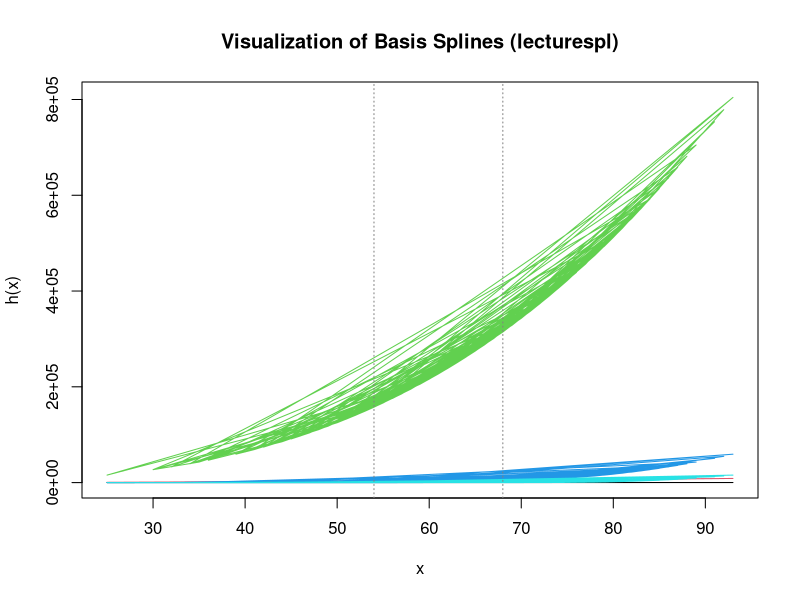
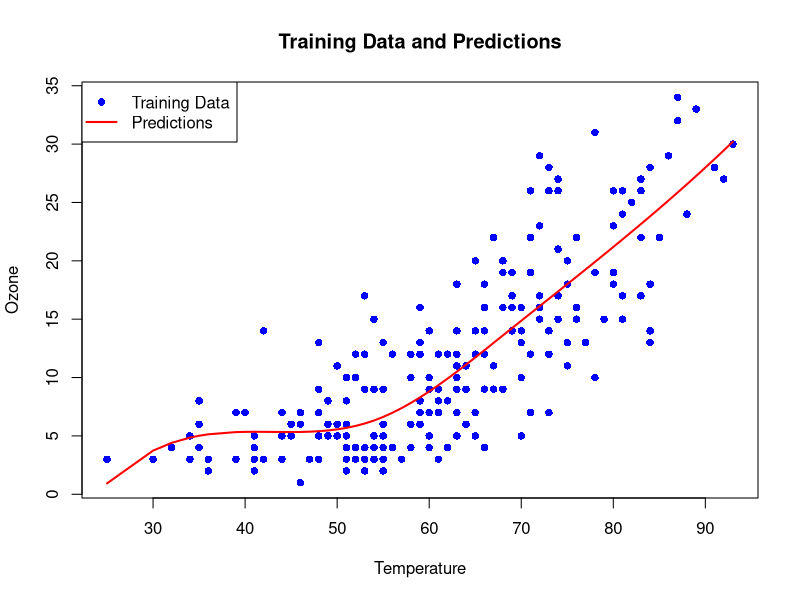
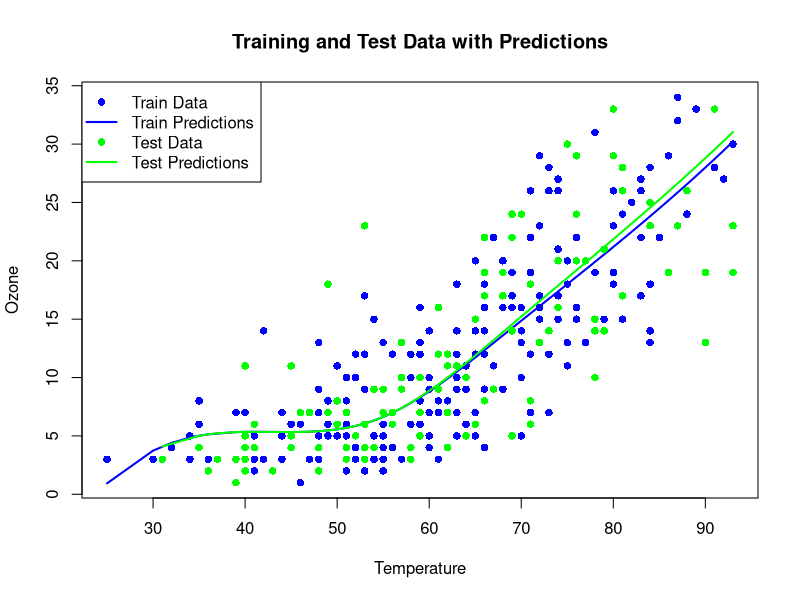
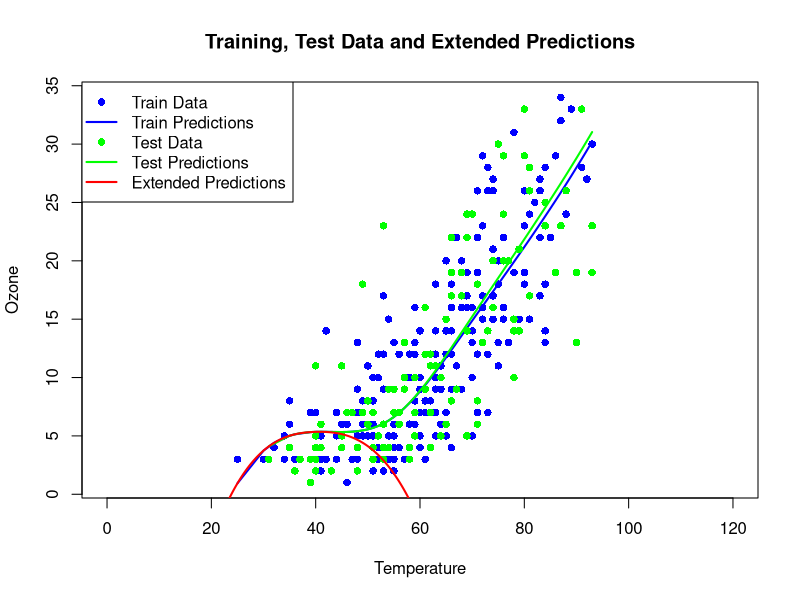
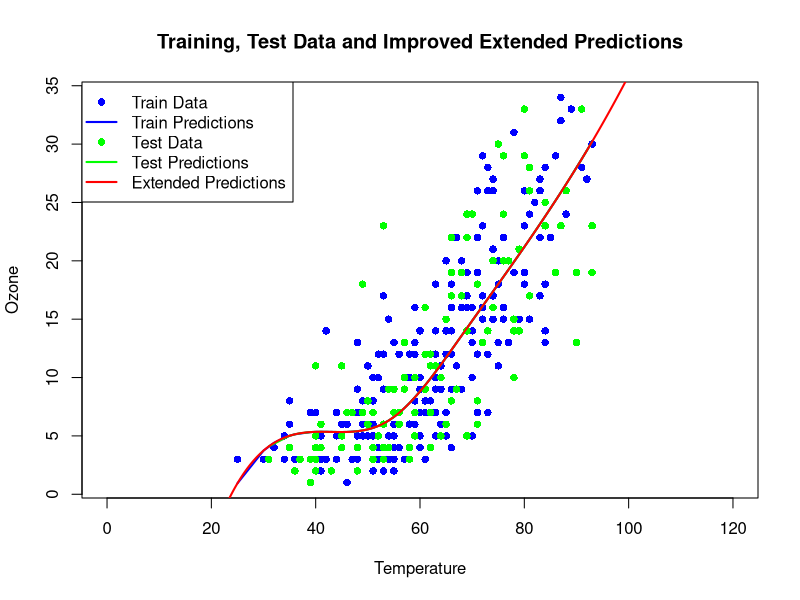
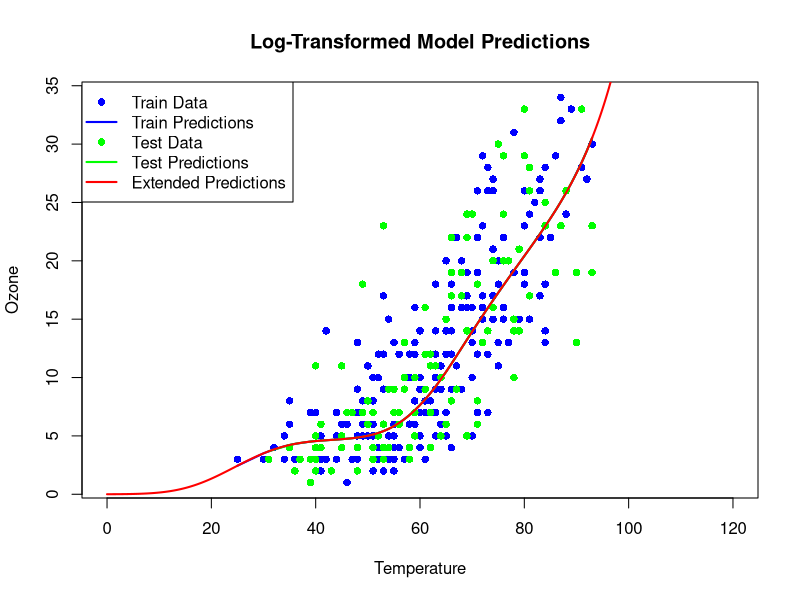

Recreate these plots in R, in order.
## ---- chunk 1
knitr::opts_chunk$set(echo = TRUE)
set.seed(12122371)
if (!require("gclus")) {
  install.packages("gclus")
}
library(gclus)
## ---- chunk 2
data(ozone)
n <- nrow(ozone)
train_indices <- sample(1:n, size = floor(2 * n / 3))

train_set <- ozone[train_indices, c("Ozone", "Temp")]
test_set <- ozone[-train_indices, c("Ozone", "Temp")]
## ---- chunk 3
lecturespl <- function(x, nknots=2, M=4){
  # nknots ... number of knots -> placed at regular quantiles
  # M ... M-1 is the degree of the polynomial
  n <- length(x)
  # X will not get an intercept column
  X <- matrix(NA,nrow=n,ncol=(M-1)+nknots)
  for (i in 1:(M-1)){ X[,i] <- x^i }
    # now the basis functions for the constraints:
    quant <- seq(0,1,1/(nknots+1))[c(2:(nknots+1))]
    qu <- quantile(x,quant)
    for (i in M:(M+nknots-1)){
      X[,i] <- ifelse(x-qu[i-M+1]<0,0,(x-qu[i-M+1])^(M-1))
    }
  list(X=X,quantiles=quant,xquantiles=qu)
}
## ---- chunk 4
plotspl <- function(splobj,...){
  matplot(splobj$x,splobj$X,type="l",lty=1, xlab="x",ylab="h(x)",...)
  abline(v=splobj$xquantiles,lty=3,col=gray(0.5))
}
## ---- chunk 5
x_train <- train_set[, "Temp"]

splobj <- lecturespl(x = x_train, nknots = 2, M = 4)

splobj$x <- x_train
plotspl(splobj, main = "Visualization of Basis Splines (lecturespl)")
## ---- chunk 6
response <- train_set[, "Ozone"]
temperature <- train_set[, "Temp"]

splobj <- lecturespl(x = temperature, nknots = 2, M = 4)

basis_data <- as.data.frame(splobj$X)
colnames(basis_data) <- paste0("H", 1:ncol(basis_data))
lm_model <- lm(response ~ ., data = basis_data)

predictions <- predict(lm_model)

sorted_indices <- order(temperature)
sorted_temp <- temperature[sorted_indices]
sorted_response <- response[sorted_indices]
sorted_predictions <- predictions[sorted_indices]

plot(sorted_temp, sorted_response, pch = 16, col = "blue", 
     xlab = "Temperature", ylab = "Ozone",
     main = "Training Data and Predictions")
lines(sorted_temp, sorted_predictions, col = "red", lwd = 2)
legend("topleft", legend = c("Training Data", "Predictions"),
       col = c("blue", "red"), pch = c(16, NA), lty = c(NA, 1), lwd = 2)

## ---- chunk 7
test_temperature <- test_set[, "Temp"]
test_response <- test_set[, "Ozone"]

test_splobj <- lecturespl(x = test_temperature, nknots = 2, M = 4)
test_basis_data <- as.data.frame(test_splobj$X)
colnames(test_basis_data) <- paste0("H", 1:ncol(test_basis_data))

train_predictions <- predict(lm_model)
test_predictions <- predict(lm_model, newdata = test_basis_data)

train_sorted_indices <- order(temperature)
sorted_train_temp <- temperature[train_sorted_indices]
sorted_train_response <- response[train_sorted_indices]
sorted_train_predictions <- train_predictions[train_sorted_indices]

test_sorted_indices <- order(test_temperature)
sorted_test_temp <- test_temperature[test_sorted_indices]
sorted_test_response <- test_response[test_sorted_indices]
sorted_test_predictions <- test_predictions[test_sorted_indices]

plot(sorted_train_temp, sorted_train_response, pch = 16, col = "blue",
     xlab = "Temperature", ylab = "Ozone", main = "Training and Test Data with Predictions")
lines(sorted_train_temp, sorted_train_predictions, col = "blue", lwd = 2)

points(sorted_test_temp, sorted_test_response, pch = 16, col = "green")
lines(sorted_test_temp, sorted_test_predictions, col = "green", lwd = 2)

legend("topleft", legend = c("Train Data", "Train Predictions", "Test Data", "Test Predictions"),
       col = c("blue", "blue", "green", "green"),
       pch = c(16, NA, 16, NA), lty = c(NA, 1, NA, 1), lwd = 2)

## ---- chunk 8
new_temperature <- seq(0, 120, length.out = 500)

new_splobj <- lecturespl(x = new_temperature, nknots = 2, M = 4)
new_basis_data <- as.data.frame(new_splobj$X)
colnames(new_basis_data) <- paste0("H", 1:ncol(new_basis_data))

new_predictions <- predict(lm_model, newdata = new_basis_data)

plot(sorted_train_temp, sorted_train_response, pch = 16, col = "blue",
     xlab = "Temperature", ylab = "Ozone", xlim = c(0, 120), 
     main = "Training, Test Data and Extended Predictions")
lines(sorted_train_temp, sorted_train_predictions, col = "blue", lwd = 2)

points(sorted_test_temp, sorted_test_response, pch = 16, col = "green")
lines(sorted_test_temp, sorted_test_predictions, col = "green", lwd = 2)

lines(new_temperature, new_predictions, col = "red", lwd = 2)

legend("topleft", legend = c("Train Data", "Train Predictions", "Test Data", "Test Predictions", "Extended Predictions"),
       col = c("blue", "blue", "green", "green", "red"),
       pch = c(16, NA, 16, NA, NA), lty = c(NA, 1, NA, 1, 1), lwd = 2)

## ---- chunk 9
lecturespl_fixed <- function(x, knots = NULL, M = 4) {
  n <- length(x)
  nknots <- if (is.null(knots)) 2 else length(knots)
  
  X <- matrix(NA, nrow = n, ncol = (M - 1) + nknots)
  for (i in 1:(M - 1)) {
    X[, i] <- x^i
  }
  
  if (is.null(knots)) {
    quant <- seq(0, 1, 1 / (nknots + 1))[c(2:(nknots + 1))]
    knots <- quantile(x, quant)
  }
  
  for (i in M:(M + nknots - 1)) {
    X[, i] <- ifelse(x - knots[i - M + 1] < 0, 0, (x - knots[i - M + 1])^(M - 1))
  }
  list(X = X, knots = knots)
}
## ---- chunk 10
train_splobj <- lecturespl_fixed(x = temperature, knots = NULL, M = 4)
train_basis_data <- as.data.frame(train_splobj$X)
colnames(train_basis_data) <- paste0("H", 1:ncol(train_basis_data))

lm_model <- lm(response ~ ., data = train_basis_data)


test_splobj <- lecturespl_fixed(x = test_temperature, knots = train_splobj$knots, M = 4)
test_basis_data <- as.data.frame(test_splobj$X)
colnames(test_basis_data) <- paste0("H", 1:ncol(test_basis_data))

new_splobj <- lecturespl_fixed(x = new_temperature, knots = train_splobj$knots, M = 4)
new_basis_data <- as.data.frame(new_splobj$X)
colnames(new_basis_data) <- paste0("H", 1:ncol(new_basis_data))

train_predictions <- predict(lm_model)
test_predictions <- predict(lm_model, newdata = test_basis_data)
new_predictions <- predict(lm_model, newdata = new_basis_data)


train_sorted_indices <- order(temperature)
sorted_train_temp <- temperature[train_sorted_indices]
sorted_train_response <- response[train_sorted_indices]
sorted_train_predictions <- train_predictions[train_sorted_indices]

test_sorted_indices <- order(test_temperature)
sorted_test_temp <- test_temperature[test_sorted_indices]
sorted_test_response <- test_response[test_sorted_indices]
sorted_test_predictions <- test_predictions[test_sorted_indices]

plot(sorted_train_temp, sorted_train_response, pch = 16, col = "blue",
     xlab = "Temperature", ylab = "Ozone", xlim = c(0, 120),
     main = "Training, Test Data and Improved Extended Predictions")
lines(sorted_train_temp, sorted_train_predictions, col = "blue", lwd = 2)

points(sorted_test_temp, sorted_test_response, pch = 16, col = "green")
lines(sorted_test_temp, sorted_test_predictions, col = "green", lwd = 2)

lines(new_temperature, new_predictions, col = "red", lwd = 2)

legend("topleft", legend = c("Train Data", "Train Predictions", "Test Data", "Test Predictions", "Extended Predictions"),
       col = c("blue", "blue", "green", "green", "red"),
       pch = c(16, NA, 16, NA, NA), lty = c(NA, 1, NA, 1, 1), lwd = 2)

## ---- chunk 11
log_response <- log(response)

train_splobj <- lecturespl_fixed(x = temperature, knots = NULL, M = 4)
train_basis_data <- as.data.frame(train_splobj$X)
colnames(train_basis_data) <- paste0("H", 1:ncol(train_basis_data))

lm_model <- lm(log_response ~ ., data = train_basis_data)


test_splobj <- lecturespl_fixed(x = test_temperature, knots = train_splobj$knots, M = 4)
test_basis_data <- as.data.frame(test_splobj$X)
colnames(test_basis_data) <- paste0("H", 1:ncol(test_basis_data))

new_splobj <- lecturespl_fixed(x = new_temperature, knots = train_splobj$knots, M = 4)
new_basis_data <- as.data.frame(new_splobj$X)
colnames(new_basis_data) <- paste0("H", 1:ncol(new_basis_data))

train_log_predictions <- predict(lm_model)
test_log_predictions <- predict(lm_model, newdata = test_basis_data)
new_log_predictions <- predict(lm_model, newdata = new_basis_data)

train_predictions <- exp(train_log_predictions)
test_predictions <- exp(test_log_predictions)
new_predictions <- exp(new_log_predictions)


train_sorted_indices <- order(temperature)
sorted_train_temp <- temperature[train_sorted_indices]
sorted_train_response <- response[train_sorted_indices]
sorted_train_predictions <- train_predictions[train_sorted_indices]

test_sorted_indices <- order(test_temperature)
sorted_test_temp <- test_temperature[test_sorted_indices]
sorted_test_response <- test_response[test_sorted_indices]
sorted_test_predictions <- test_predictions[test_sorted_indices]

plot(sorted_train_temp, sorted_train_response, pch = 16, col = "blue",
     xlab = "Temperature", ylab = "Ozone", xlim = c(0, 120),
     main = "Log-Transformed Model Predictions")
lines(sorted_train_temp, sorted_train_predictions, col = "blue", lwd = 2)

points(sorted_test_temp, sorted_test_response, pch = 16, col = "green")
lines(sorted_test_temp, sorted_test_predictions, col = "green", lwd = 2)

lines(new_temperature, new_predictions, col = "red", lwd = 2)

legend("topleft", legend = c("Train Data", "Train Predictions", "Test Data", "Test Predictions", "Extended Predictions"),
       col = c("blue", "blue", "green", "green", "red"),
       pch = c(16, NA, 16, NA, NA), lty = c(NA, 1, NA, 1, 1), lwd = 2)
